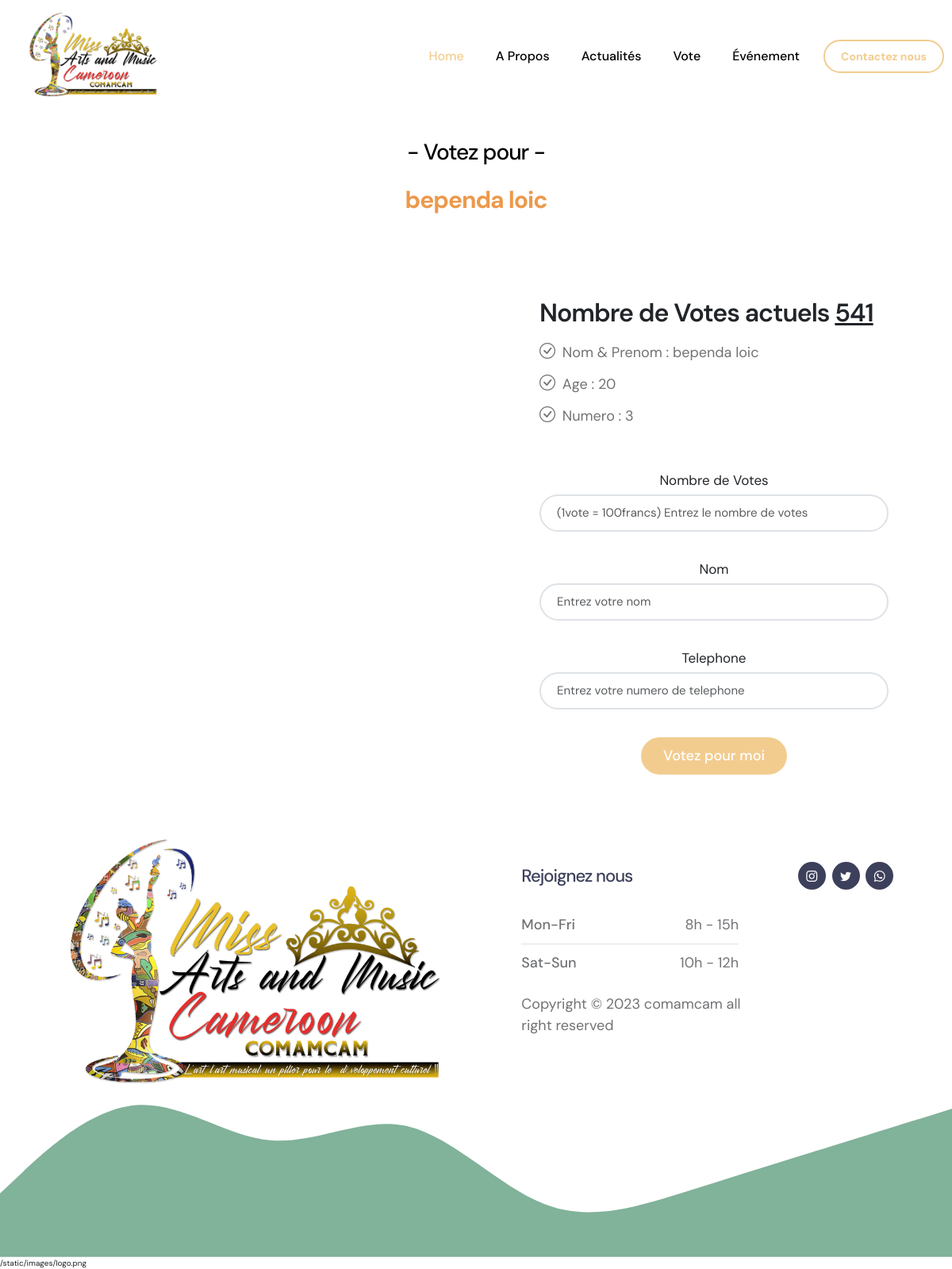
The app's page /candidat/3, older data.
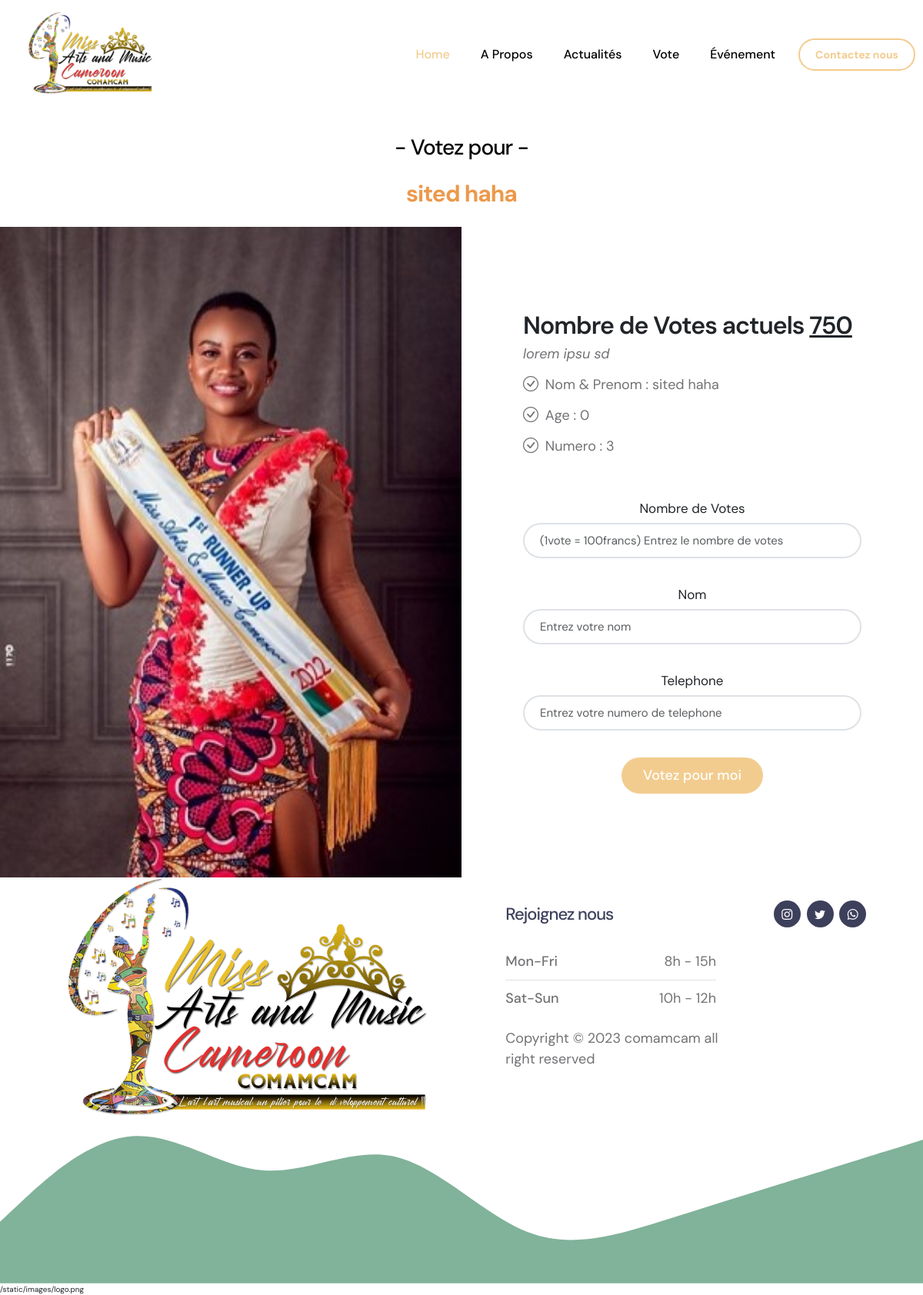
The same page, newer data.
### miss/models.py (models this page shows, shortened)
class Candidat(models.Model):
    prenom = models.CharField(max_length=140, blank=True)
    nom = models.CharField(max_length=140, blank=True)
    numero = models.IntegerField(default=0)
    nombreVote = models.IntegerField(default=0, editable = False)
    profile_image = models.ImageField(upload_to = 'media', null = True, blank = True)
    age = models.IntegerField(default=0)
    projet = models.TextField(blank=True)

### miss/views.py (the view)
# urls.py: path("candidat/<int:numero>", views.candidatDetail, name="candidatDetail"),
def candidatDetail(request, numero):
    candidat = Candidat.objects.get(numero = numero)
    return render(request, 'votezH.html', {'candidat': candidat,})

### miss/templates/votezH.html (shortened to what this page needs)
{% extends "base.html" %}
{% load static %}
{% block content %}
<div style="padding-bottom: 150px;"></div>
  <section id="onfocus" class="onfocus">
    <div class="container-fluid p-0" data-aos="fade-up">
      <div class="container">
        <h3 class="text-center section-subheading"  style="margin-top: 25px;">- Votez pour -</h3>
        <h1 class="text-center section-heading">{{candidat.nom}} {{candidat.prenom}}</h1>
      </div>
      <div class="row g-0">
        <div class="col-lg-6 video-play position-relative">
          <img src="{{candidat.profile_image.url}}" class="img-flui" alt="">
        </div>
        <div class="col-lg-6">
          <div class="content d-flex flex-column justify-content-center h-100">
            <h3>Nombre de Votes actuels <span style="text-decoration: underline;">{{candidat.nombreVote}}</span></h3>
            <p class="fst-italic">
              {{candidat.projet}}
            </p>
            <ul>
              <li><i class="bi bi-check-circle"></i> Nom & Prenom : {{candidat.nom}} {{candidat.prenom}}</li>
              <li><i class="bi bi-check-circle"></i> Age : {{candidat.age}}</li>
              <li><i class="bi bi-check-circle"></i> Numero : {{candidat.numero}} </li>
            </ul>
            <div style="text-align: center; align-items: center; justify-content: center;">
                <form class="custom-form member-login-form" action="{% url 'votezH' candidat.id %}" method="POST" role="form">
                    <div class="member-login-form-body">
                        <div class="mb-4">
                            <label class="form-label mb-2" for="member-login-password">Nombre de Votes</label>
                            <input type="number" name="nbVote" id="member-login-password"  class="form-control" placeholder="(1vote = 100francs) Entrez le nombre de votes" required>
                        </div>
                        <div class="mb-4">
                            <label class="form-label mb-2" for="member-login-password">Nom</label>
                            <input type="text" name="nom" id="member-login-password"  class="form-control" placeholder="Entrez votre nom" required>
                        </div>
                        <div class="mb-4">
                            <label class="form-label mb-2" for="member-login-password">Telephone</label>
                            <input type="text" name="telephone" id="member-login-password"  class="form-control" placeholder="Entrez votre numero de telephone" required>
                        </div>
                        <div class="col-lg-5 col-md-7 col-8 mx-auto">
                            <button type="submit" class="form-control">Votez pour moi</button>
                        </div>
                    </div>
                </form>
          </div>
        </div>
      </div>
    </div>
  </section>
{% endblock %}

Row changes from the older to the newer data that the page shows:
removed Candidat: nom "bependa", prenom "loic", nombreVote "541", age "20", numero "3"
added Candidat: nom "sited", prenom "haha", profile_image (picture), nombreVote "750", projet "lorem ipsu sd", age "0", numero "3"
